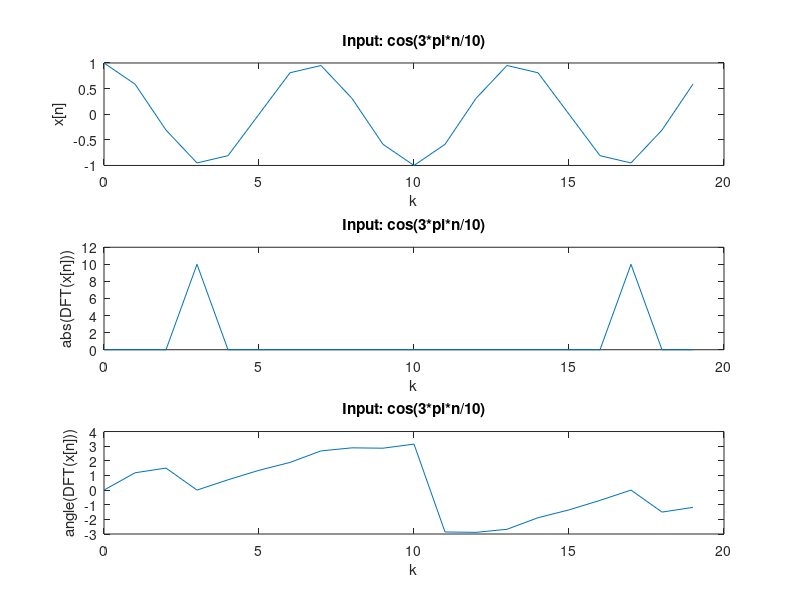

The MATLAB source for this figure:
N = 20;
q  =0:19;
x = cos(3*(pi/10)*q);
Y = fft(x,N);
k = 0:N-1;
subplot(3,1,1);
plot(k , x);
xlabel('k');
ylabel('x[n]');
title('Input: cos(3*pi*n/10)');
subplot(3,1,2);
t = abs(Y);
plot( k , t);
xlabel('k');
ylabel('abs(DFT(x[n]))');
title('Input: cos(3*pi*n/10)');
subplot(3,1,3);
Y = angle(Y);
plot( k , Y);
xlabel('k');
ylabel('angle(DFT(x[n]))');
title('Input: cos(3*pi*n/10)');
